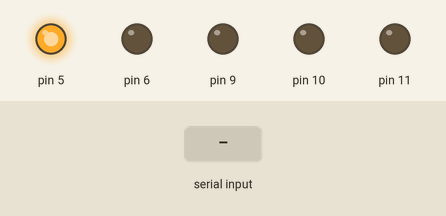
Recording of a sketch running on a simulated Arduino Uno, built with avr-gcc and run on an emulated ATmega328P. Shown: output pins drawn as LEDs (lit = HIGH). Inputs (shaded band) come from the test bench. What the sketch prints to the serial monitor is not drawn.

Above: at 1.2 s.
1.3 s: "90,45,200\n" received over Serial
Timing chart, 0 to 4.3 s (numbered marks = the images above; inputs shaded):
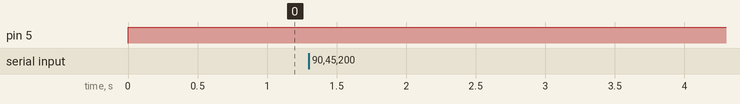

The sketch:

Pupilometro.ino
```cpp
// Declara el pin al que está conectado el LED
//led rojo - 11
//led verde - 10
//led azul - 9
//led blanco - 6
//led infrarojo - 5

const int LedRojo = 11;
const int LedVerde = 10;
const int LedAzul = 9;
const int LedBlanco = 6;
const int LedInfrarrojo = 5;
bool start = false;

#define MAX_SIZE 50  // Tamaño máximo del array

void iniciar(int duracion, int descanso, int nVeces, int led) {
  delay(3000);
  for (int i = 0; i < nVeces; i++) {
    // Encender el LED
    digitalWrite(led, HIGH);
    // Duración
    delay(duracion);

    digitalWrite(led, LOW);
    // Descanso
    delay(descanso);
  }
  delay(3000);
  start = false;
}


void setup() {
  // Inicializar el puerto serie
  Serial.begin(9600);

  // Configura el pin como salida
  pinMode(11, OUTPUT);
  pinMode(10, OUTPUT);
  pinMode(9, OUTPUT);
  pinMode(6, OUTPUT);
  pinMode(5, OUTPUT);
}

void loop() {
digitalWrite(5, HIGH);

  if (Serial.available() > 0) {   // Si hay datos disponibles en el puerto serial
    char receivedData[MAX_SIZE];  // Array para almacenar los datos recibidos
    int values[MAX_SIZE];         // Array para almacenar los números convertidos

    // Leer la cadena de datos del puerto serial
    int bytesRead = Serial.readBytesUntil('\n', receivedData, MAX_SIZE);
    receivedData[bytesRead] = '\0';  // Agregar el carácter nulo al final de la cadena

    // Dividir la cadena en tokens y convertirlos en números
    char* token = strtok(receivedData, ",");
    int i = 0;
    while (token != NULL && i < MAX_SIZE) {
      values[i] = atoi(token);    // Convertir el token a entero
      token = strtok(NULL, ",");  // Obtener el siguiente token
      i++;
    }

    //activar pupilometro iniciar(int duracion, int descanso, int nVeces, int led);
    // iniciar(values[0], values[1], values[2], values[3]);

    // entrada 2000,2000,3,11

    // Imprimir los valores almacenados en el array   2000,2000,3,11
    Serial.println(values[1]);
    start= true;
    if (start == true) {
      iniciar(values[0], values[1], values[2],values[3]);
    }
     /*for (int j = 0; j < i; j++) {
      Serial.print("Valor ");
      Serial.print(j);
      Serial.print(": ");
      Serial.println(values[j]);
    }*/
  }
}
```

Measured:
- after the input at 1.3 s, every drawn part: stays the same
